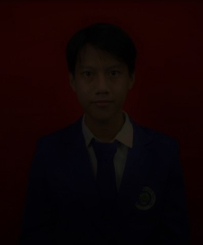
#> input picture foto.jpg, 203 x 245 px, given in place of foto.png, which was not available
$ python deteksswjh.py
#> lines starting #> are read from the running program, lines starting #| are printed output that depends on the picture; after the words box and inside, x2 and y2 are one past the last pixel; in counts of white or black regions, pixels touching at a corner belong together; pictures that were not available may be replaced by others from this repository, and a replacement may not be noted
import cv2

face_cascade = cv2.CascadeClassifier("haarcascade_frontalface_alt.xml")
imgawal = cv2.imread("foto.png")
#> imgawal is the input picture: shape (245, 203, 3); mean B, G, R 4.4, 3.6, 16.9
hasil = cv2.convertScaleAbs(imgawal, alpha=1.8, beta=30)
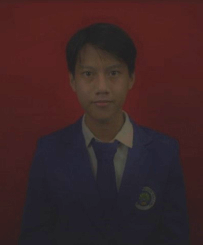
#> hasil: shape (245, 203, 3); mean B, G, R 38, 36.5, 60.5

gray = cv2.cvtColor(hasil, cv2.COLOR_BGR2GRAY)
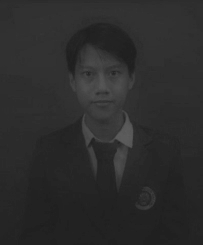
#> gray: shape (245, 203); min 30, max 93, mean 43.9

faces = face_cascade.detectMultiScale(gray, 1.1, 4)
#> faces = [[66, 46, 73, 73]]

for(x,y,w,h) in faces:
    cv2.rectangle(hasil, (x,y), (x+w, y+h), (255, 0,0), 2)
#> this loop made 1 pass
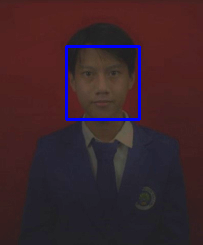
#> hasil: shape (245, 203, 3); 1.75% of pixels changed, all inside (x1, y1, x2, y2) = (65, 45, 141, 121)

cv2.imshow('img', hasil)
cv2.imshow('img awal', imgawal)
cv2.imshow('img awal di detek wajahnya', imgawal)
cv2.waitKey()

$ run again, with gambar.jpg copied over foto.jpg
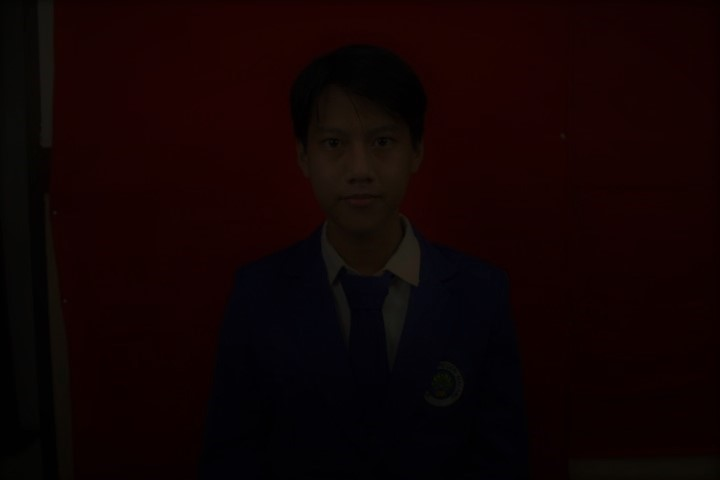
#> input picture gambar.jpg, 720 x 480 px, given in place of foto.png, which was not available
#> imgawal is the input picture: shape (480, 720, 3); mean B, G, R 3.2, 3.1, 17
#> `gray = cv2.cvtColor(hasil, cv2.COLOR_BGR2GRAY)`:
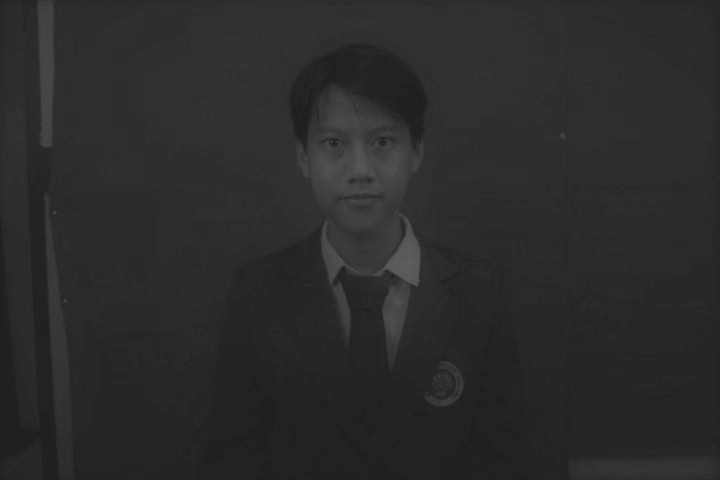
#> gray: shape (480, 720); min 30, max 93, mean 43.2
#> faces = [[288, 88, 142, 142]]
#> the loop `for(x,y,w,h) in faces:` made 1 pass
#> after the loop `for(x,y,w,h) in faces:`:
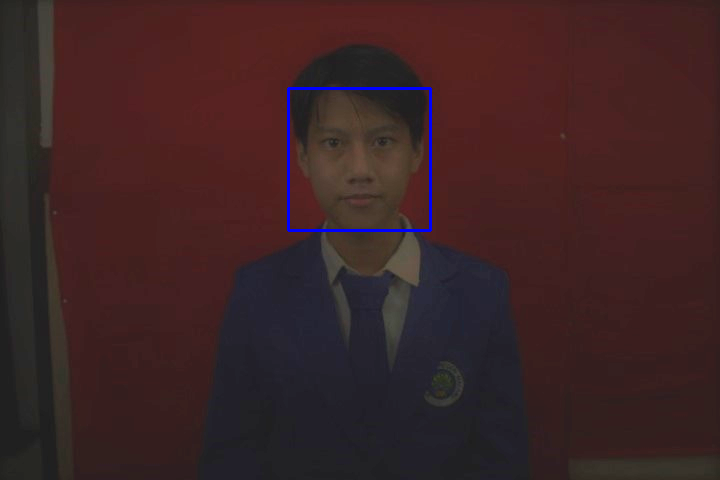
#> hasil: shape (480, 720, 3); mean B, G, R 37, 35.5, 60.3
